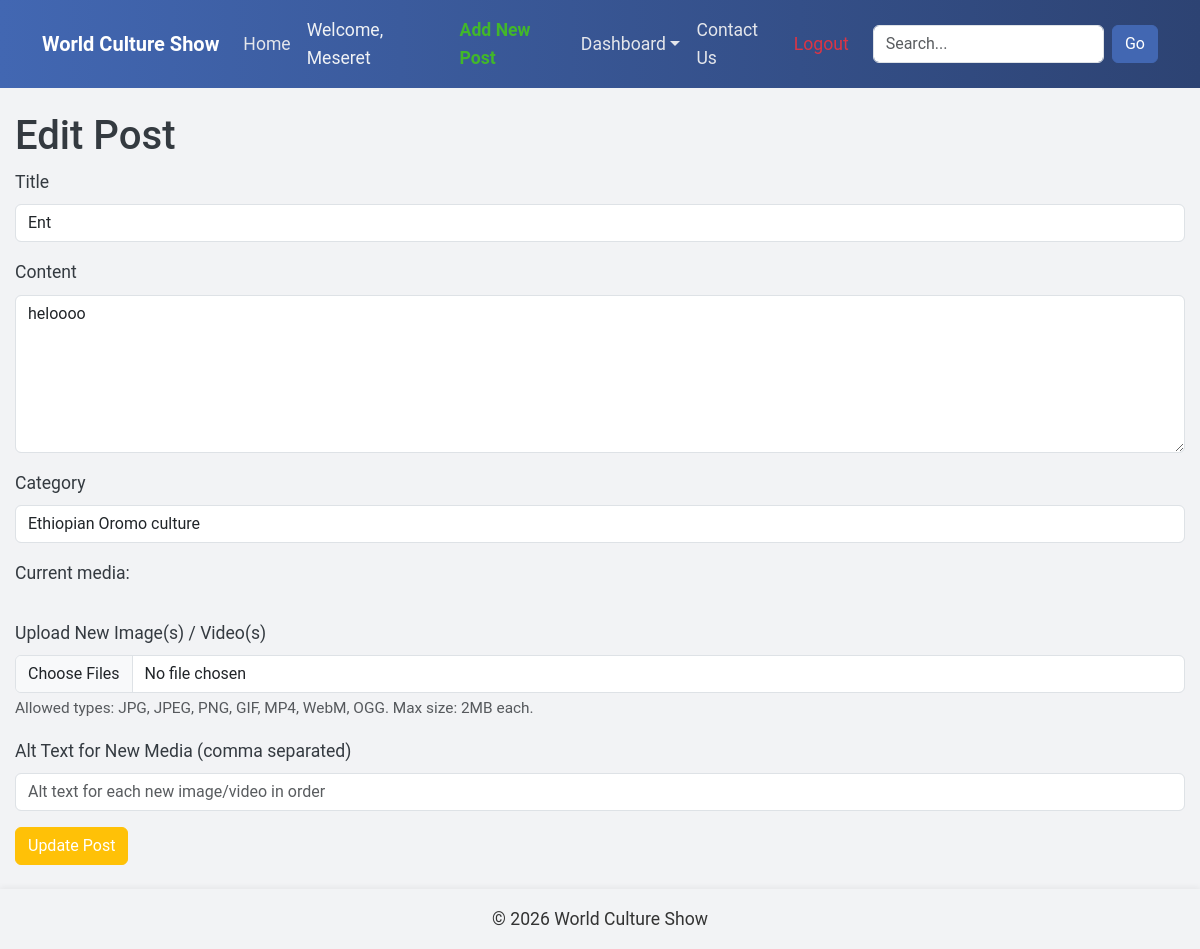
The app's page /index.php?controller=post&action=edit&id=9 (signed in) with its own data.
### tables this page shows
CREATE TABLE `posts` (
  `id` int(11) NOT NULL,
  `title` varchar(255) NOT NULL,
  `body` text NOT NULL,
  `image` varchar(255) DEFAULT NULL,
  `alt_text` varchar(255) DEFAULT NULL,
  `post_date` date DEFAULT NULL,
  `author_id` int(11) DEFAULT NULL,
  `category_id` int(11) DEFAULT NULL
);

CREATE TABLE `categories` (
  `id` int(11) NOT NULL,
  `name` varchar(100) NOT NULL,
  `description` text DEFAULT NULL,
  `created_at` datetime DEFAULT NULL
);

### index.php (called while the page is built, shortened)
<?php
function loadTemplate(string $templateFileName, array $variables = []): string
{
    extract($variables);
    include 'templates/' . $templateFileName;
    return ob_get_clean();
}
try {
    include 'includes/DatabaseConnection.php';
    include 'classes/DatabaseTable.php';
    include 'classes/Authentication.php';
    include 'controllers/PostController.php';
    $postsTable = new DatabaseTable($pdo, 'posts', 'id');
    $authorsTable = new DatabaseTable($pdo, 'authors', 'id');
    $categoriesTable = new DatabaseTable($pdo, 'categories', 'id');
    $commentsTable = new DatabaseTable($pdo, 'comments', 'id');
    $contactTable = new DatabaseTable($pdo, 'contact', 'id');
    $authentication = new Authentication($authorsTable, 'email', 'password');
    $postController = new PostController(
        postsTable: $postsTable,
        authorsTable: $authorsTable,
        categoriesTable: $categoriesTable,
        authentication: $authentication,
        commentsTable: $commentsTable,
        contactTable: $contactTable
    );
    $authorController = new AuthorController($authorsTable);
    $loginController = new Login($authentication);
    $contactController = new ContactController($contactTable, $authentication);
    $controllerName = $_GET['controller'] ?? 'post';
    $action = $_GET['action'] ?? 'home';
    $controllers = [
        'post' => $postController,
        'author' => $authorController,
        'login' => $loginController,
        'contact' => $contactController
    ];
    $controller = $controllers[$controllerName];
    $page = $controller->$action();
    $variables = $page['variables'] ?? [];
    $output = loadTemplate($page['template'], $variables);
} catch (PDOException $e) {
    $title = 'Database Error';
    $output = 'A database error occurred: ' . htmlspecialchars($e->getMessage());
} catch (Exception $e) {
    $title = 'Application Error';
    $output = 'An error occurred: ' . htmlspecialchars($e->getMessage());
}
include 'templates/layout.html.php';

### PostController.php (called while the page is built, shortened)
<?php
class PostController
{
    public function edit(): array
    {
        $user = $this->authentication->getUser();
        $id = $_GET['id'] ?? null;
        $post = $id ? $this->postsTable->findById($id) ?? [] : [];
        $post['title'] = $post['title'] ?? '';
        $post['body'] = $post['body'] ?? '';
        $post['category_id'] = $post['category_id'] ?? null;
        $post['image'] = $post['image'] ?? '';
        return [
            'template' => 'editpost.html.php',
            'title' => $id ? 'Edit Post' : 'Add Post',
            'variables' => [
                'post' => $post,
                'categories' => $this->categoriesTable->allCategories()
            ]
        ];
    }
}
?>

### DatabaseTable.php (called while the page is built, shortened)
<?php
class DatabaseTable
{
    private PDO $pdo;
    private string $table;
    private string $primaryKey;
    public function __construct(PDO $pdo, string $table, string $primaryKey)
    {
        $this->pdo = $pdo;
        $this->table = $table;
        $this->primaryKey = $primaryKey;
    }
    public function findById($id): ?array
    {
        $stmt = $this->pdo->prepare(
            'SELECT * FROM `' . $this->table . '` WHERE `' . $this->primaryKey . '` = :id'
        );
        $stmt->execute(['id' => $id]);
        return $stmt->fetch(PDO::FETCH_ASSOC) ?: null;
    }
    public function allCategories(): array
    {
        $stmt = $this->pdo->prepare('SELECT id, name FROM categories ORDER BY name ASC');
        $stmt->execute();
        return $stmt->fetchAll(PDO::FETCH_ASSOC);
    }
}

### Authentication.php (called while the page is built, shortened)
<?php
class Authentication
{
    public function isLoggedIn(): bool
    {
        return !empty($_SESSION['loggedin']) && $_SESSION['loggedin'] === true;
    }
    public function getUser(): ?array
    {
        if ($this->isLoggedIn()) {
            return [
                'id' => $_SESSION['author_id'],
                'name' => $_SESSION['author_name']
            ];
        }
        return null;
    }
}
?>

### editpost.html.php (the view, shortened to what this page needs)
<?php
$post = $post ?? [];
$postId = $post['id'] ?? null;
$title = $post['title'] ?? '';
$body = $post['body'] ?? '';
$categoryId = $post['category_id'] ?? null;
$images = !empty($post['image']) ? explode(',', $post['image']) : [];
?>
<h1><?= $postId ? 'Edit Post' : 'Add New Post' ?></h1>
<form method="post" action="index.php?controller=post&action=editSubmit" enctype="multipart/form-data">
    <div class="mb-3">
        <label for="title" class="form-label">Title</label>
        <input type="text" name="post[title]" id="title" class="form-control" value="<?= htmlspecialchars($title) ?>"
            required>
    </div>
    <div class="mb-3">
        <label for="body" class="form-label">Content</label>
        <textarea name="post[body]" id="body" class="form-control" rows="6"
            required><?= htmlspecialchars($body) ?></textarea>
    </div>
    <div class="mb-3">
        <label for="category" class="form-label">Category</label>
        <select name="post[category_id]" id="category" class="form-control" required>
            <?php foreach ($categories as $category): ?>
                <option value="<?= $category['id'] ?>" <?= ($categoryId ?? 0) == $category['id'] ? 'selected' : '' ?>>
                    <?= htmlspecialchars($category['name']) ?>
                </option>
            <?php endforeach; ?>
        </select>
    </div>
    <?php if (!empty($images)): ?>
        <div class="mb-3">
            <p>Current media:</p>
        </div>
    <?php endif; ?>
    <div class="mb-3">
        <label for="image" class="form-label">Upload New Image(s) / Video(s)</label>
        <input type="file" name="image[]" id="image" class="form-control" multiple>
        <small class="form-text text-muted">
            Allowed types: JPG, JPEG, PNG, GIF, MP4, WebM, OGG. Max size: 2MB each.
        </small>
    </div>
    <div class="mb-3">
        <label for="alt_text" class="form-label">Alt Text for New Media (comma separated)</label>
        <input type="text" name="alt_text[]" id="alt_text" class="form-control"
            placeholder="Alt text for each new image/video in order">
    </div>
    <button type="submit" class="btn btn-success"><?= $postId ? 'Update Post' : 'Add Post' ?></button>
</form>

### script.css (style rules this page uses)
:root { --primary: #4a4f54; --secondary: #ffc107; --bg: #f8f9fa; --text: #343a40; --card-bg: #ffffff; --card-shadow: rgba(0, 0, 0, 0.1); }
body { background-color: var(--bg); color: var(--text); font-family: 'Inter', 'Segoe UI', Tahoma, Geneva, Verdana, sans-serif; font-size: 1.1em; line-height: 1.6; }
.btn-success { background-color: var(--secondary); border-color: var(--secondary); }

### layout.html.php (style rules this page uses)
body { font-family: 'Roboto', sans-serif; background-color: #f2f3f5; }

### records on screen
posts: title "Ent", body "heloooo", category.name "Ethiopian Oromo culture"

### other values on screen
$authorName "Meseret"
